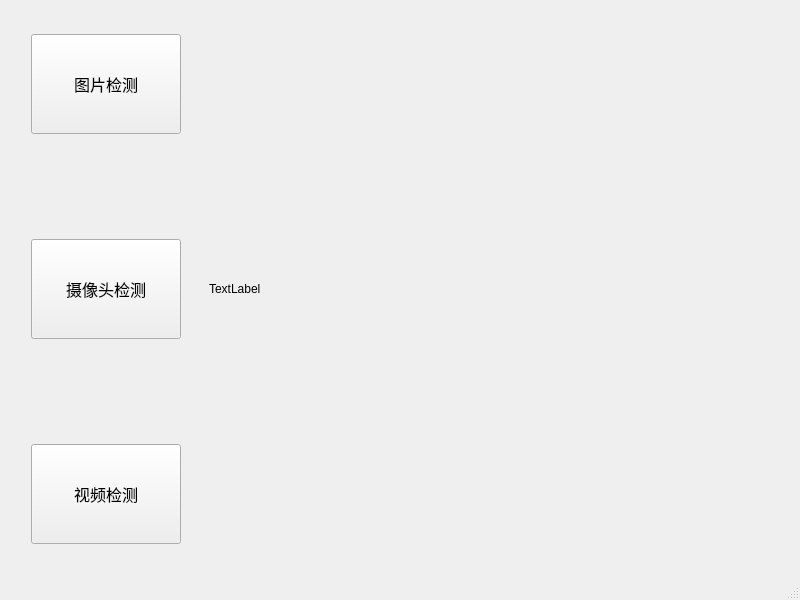
<?xml version="1.0" encoding="UTF-8"?>
<ui version="4.0">
 <class>MainWindow</class>
 <widget class="QMainWindow" name="MainWindow">
  <property name="geometry">
   <rect>
    <x>0</x>
    <y>0</y>
    <width>800</width>
    <height>600</height>
   </rect>
  </property>
  <property name="windowTitle">
   <string>PyQt5+YOLOv5示例</string>
  </property>
  <widget class="QWidget" name="centralwidget">
   <layout class="QHBoxLayout" name="horizontalLayout_2">
    <item>
     <layout class="QHBoxLayout" name="horizontalLayout" stretch="1,3">
      <property name="sizeConstraint">
       <enum>QLayout::SetNoConstraint</enum>
      </property>
      <item>
       <layout class="QVBoxLayout" name="verticalLayout" stretch="0,0,1">
        <property name="spacing">
         <number>80</number>
        </property>
        <property name="rightMargin">
         <number>0</number>
        </property>
        <item alignment="Qt::AlignHCenter">
         <widget class="QPushButton" name="pushButton_img">
          <property name="sizePolicy">
           <sizepolicy hsizetype="Minimum" vsizetype="MinimumExpanding">
            <horstretch>0</horstretch>
            <verstretch>0</verstretch>
           </sizepolicy>
          </property>
          <property name="minimumSize">
           <size>
            <width>150</width>
            <height>100</height>
           </size>
          </property>
          <property name="maximumSize">
           <size>
            <width>150</width>
            <height>100</height>
           </size>
          </property>
          <property name="font">
           <font>
            <family>Agency FB</family>
            <pointsize>12</pointsize>
           </font>
          </property>
          <property name="text">
           <string>图片检测</string>
          </property>
         </widget>
        </item>
        <item alignment="Qt::AlignHCenter">
         <widget class="QPushButton" name="pushButton_camera">
          <property name="sizePolicy">
           <sizepolicy hsizetype="Minimum" vsizetype="Expanding">
            <horstretch>0</horstretch>
            <verstretch>0</verstretch>
           </sizepolicy>
          </property>
          <property name="minimumSize">
           <size>
            <width>150</width>
            <height>100</height>
           </size>
          </property>
          <property name="maximumSize">
           <size>
            <width>150</width>
            <height>100</height>
           </size>
          </property>
          <property name="font">
           <font>
            <family>Agency FB</family>
            <pointsize>12</pointsize>
           </font>
          </property>
          <property name="text">
           <string>摄像头检测</string>
          </property>
         </widget>
        </item>
        <item alignment="Qt::AlignHCenter">
         <widget class="QPushButton" name="pushButton_video">
          <property name="sizePolicy">
           <sizepolicy hsizetype="Minimum" vsizetype="Expanding">
            <horstretch>0</horstretch>
            <verstretch>0</verstretch>
           </sizepolicy>
          </property>
          <property name="minimumSize">
           <size>
            <width>150</width>
            <height>100</height>
           </size>
          </property>
          <property name="maximumSize">
           <size>
            <width>150</width>
            <height>100</height>
           </size>
          </property>
          <property name="font">
           <font>
            <family>Agency FB</family>
            <pointsize>12</pointsize>
           </font>
          </property>
          <property name="text">
           <string>视频检测</string>
          </property>
         </widget>
        </item>
       </layout>
      </item>
      <item>
       <widget class="QLabel" name="label">
        <property name="text">
         <string>TextLabel</string>
        </property>
       </widget>
      </item>
     </layout>
    </item>
   </layout>
  </widget>
  <widget class="QMenuBar" name="menubar">
   <property name="geometry">
    <rect>
     <x>0</x>
     <y>0</y>
     <width>800</width>
     <height>23</height>
    </rect>
   </property>
  </widget>
  <widget class="QStatusBar" name="statusbar"/>
 </widget>
 <resources/>
 <connections/>
</ui>
